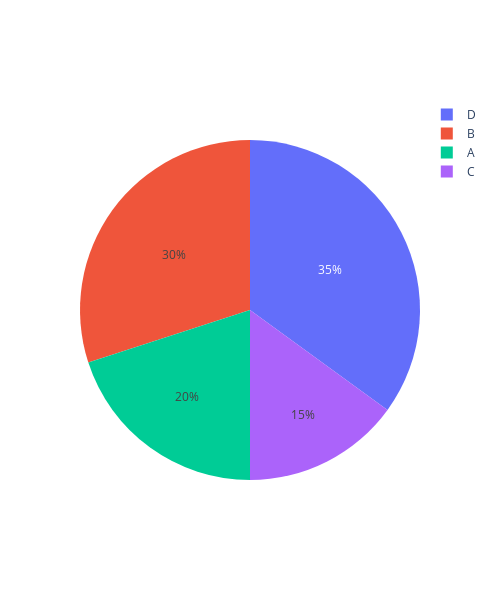

The notebook cell saved with this chart:
### Markdown cell above
#### Plotly:
•	Strengths: Highly customizable pie charts with interactive slices, labels, and colors.

•	Weaknesses: Pie charts can be misleading, requires caution in usage for data representation.

### Code cell
#plotly - pie chart

import plotly.graph_objects as go

values = [20, 30, 15, 35]
labels = ['A', 'B', 'C', 'D']

fig = go.Figure(data = go.Pie(labels = labels, values = values))
fig.update_layout(width=500, height=600)
fig.show()

### Figure 1 — Plotly figure (JSON) as saved in the notebook; plotly's stock layout.template omitted (floating-point values rounded to 4 significant figures)
{"data": [{"labels": ["A", "B", "C", "D"], "type": "pie", "values": [20, 30, 15, 35]}], "layout": {"height": 600, "width": 500}}
